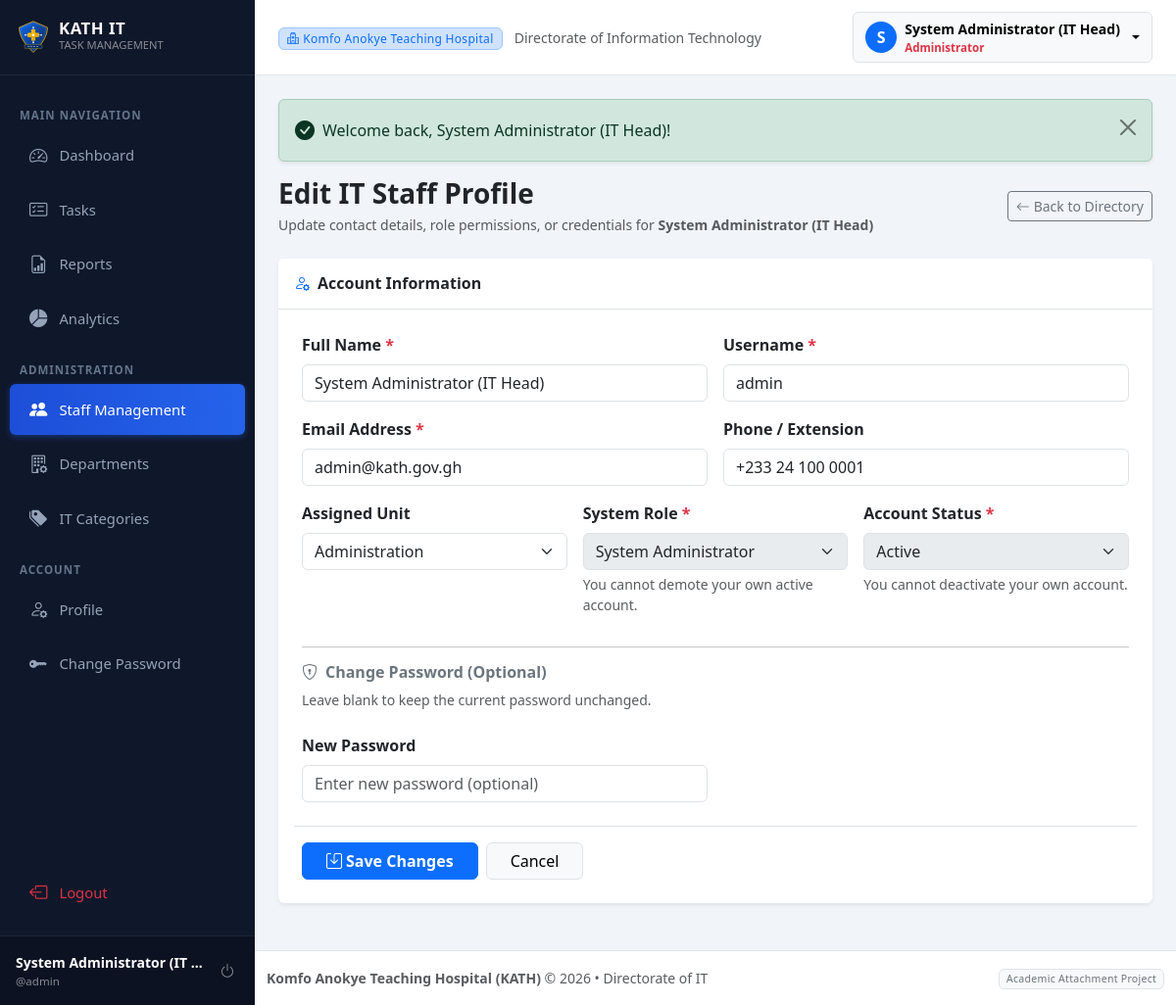
/admin/user_edit.php?id=1 (signed in), run on the app's committed database.
### tables this page shows
CREATE TABLE IF NOT EXISTS `users` (
    `id` INT AUTO_INCREMENT PRIMARY KEY,
    `full_name` VARCHAR(150) NOT NULL,
    `username` VARCHAR(60) NOT NULL UNIQUE,
    `email` VARCHAR(150) NOT NULL UNIQUE,
    `phone` VARCHAR(30) NULL,
    `password` VARCHAR(255) NOT NULL,
    `role` ENUM('admin', 'staff') NOT NULL DEFAULT 'staff',
    `department_id` INT NULL,
    `status` ENUM('active', 'inactive') NOT NULL DEFAULT 'active',
    `created_at` TIMESTAMP DEFAULT CURRENT_TIMESTAMP,
    `updated_at` TIMESTAMP DEFAULT CURRENT_TIMESTAMP ON UPDATE CURRENT_TIMESTAMP,
    CONSTRAINT `fk_users_department` FOREIGN KEY (`department_id`) 
        REFERENCES `departments`(`id`) ON DELETE SET NULL ON UPDATE CASCADE
);

CREATE TABLE IF NOT EXISTS `departments` (
    `id` INT AUTO_INCREMENT PRIMARY KEY,
    `department_name` VARCHAR(120) NOT NULL UNIQUE,
    `description` TEXT NULL,
    `status` ENUM('active', 'inactive') NOT NULL DEFAULT 'active',
    `created_at` TIMESTAMP DEFAULT CURRENT_TIMESTAMP,
    `updated_at` TIMESTAMP DEFAULT CURRENT_TIMESTAMP ON UPDATE CURRENT_TIMESTAMP
);

### includes/auth.php (called while the page is built, shortened)
<?php
require_once __DIR__ . '/../config/database.php';
require_once __DIR__ . '/functions.php';
if ($pdo) {
    try {
        $stmt = $pdo->prepare("SELECT id, full_name, username, email, phone, role, department_id, status FROM users WHERE id = :id LIMIT 1");
        $stmt->execute([':id' => $_SESSION['user']['id']]);
    } catch (PDOException $e) {
    }
}

### includes/admin_auth.php (called while the page is built, shortened)
<?php
require_once __DIR__ . '/auth.php';

### admin/user_edit.php (the view, shortened to what this page needs)
<?php
require_once __DIR__ . '/../includes/admin_auth.php';
$userId = (int)($_GET['id'] ?? 0);
$stmt = $pdo->prepare("SELECT * FROM users WHERE id = :id LIMIT 1");
$stmt->execute([':id' => $userId]);
$targetUser = $stmt->fetch();
$departments = $pdo->query("SELECT id, department_name FROM departments WHERE status = 'active' ORDER BY department_name ASC")->fetchAll();
include __DIR__ . '/../includes/header.php';
?>
<div class="d-flex justify-content-between align-items-center mb-4">
    <div>
        <h3 class="fw-bold mb-1 text-dark">Edit IT Staff Profile</h3>
        <p class="text-muted mb-0 small">Update contact details, role permissions, or credentials for <strong><?= h($targetUser['full_name']) ?></strong></p>
    </div>
    <div>
        <a href="<?= BASE_URL ?>admin/users.php" class="btn btn-outline-secondary btn-sm">
            <i class="bi bi-arrow-left me-1"></i>Back to Directory
        </a>
    </div>
</div>
<div class="card shadow-sm border-0 mb-4">
    <div class="card-header bg-white py-3 border-bottom">
        <h6 class="mb-0 fw-bold text-dark"><i class="bi bi-person-gear text-primary me-2"></i>Account Information</h6>
    </div>
    <div class="card-body p-4">
        <form action="user_edit.php?id=<?= $targetUser['id'] ?>" method="POST" autocomplete="off">
            <div class="row g-3">
                <div class="col-md-6">
                    <label for="full_name" class="form-label fw-semibold">Full Name <span class="text-danger">*</span></label>
                    <input type="text" class="form-control" id="full_name" name="full_name" value="<?= h($_POST['full_name'] ?? $targetUser['full_name']) ?>" required>
                </div>
                <div class="col-md-6">
                    <label for="username" class="form-label fw-semibold">Username <span class="text-danger">*</span></label>
                    <input type="text" class="form-control" id="username" name="username" value="<?= h($_POST['username'] ?? $targetUser['username']) ?>" required>
                </div>
                <div class="col-md-6">
                    <label for="email" class="form-label fw-semibold">Email Address <span class="text-danger">*</span></label>
                    <input type="email" class="form-control" id="email" name="email" value="<?= h($_POST['email'] ?? $targetUser['email']) ?>" required>
                </div>
                <div class="col-md-6">
                    <label for="phone" class="form-label fw-semibold">Phone / Extension</label>
                    <input type="text" class="form-control" id="phone" name="phone" value="<?= h($_POST['phone'] ?? $targetUser['phone']) ?>">
                </div>
                <div class="col-md-4">
                    <label for="department_id" class="form-label fw-semibold">Assigned Unit</label>
                    <select class="form-select" id="department_id" name="department_id">
                        <?php foreach ($departments as $dept): ?>
                            <option value="<?= $dept['id'] ?>" <?= (($_POST['department_id'] ?? $targetUser['department_id']) == $dept['id']) ? 'selected' : '' ?>>
                                <?= h($dept['department_name']) ?>
                            </option>
                        <?php endforeach; ?>
                    </select>
                </div>
                <div class="col-md-4">
                    <label for="role" class="form-label fw-semibold">System Role <span class="text-danger">*</span></label>
                    <select class="form-select" id="role" name="role" <?= ($userId === (int)$_SESSION['user']['id']) ? 'disabled' : '' ?>>
                        <option value="admin" <?= (($_POST['role'] ?? $targetUser['role']) === 'admin') ? 'selected' : '' ?>>System Administrator</option>
                    </select>
                    <?php if ($userId === (int)$_SESSION['user']['id']): ?>
                        <div class="form-text small text-muted">You cannot demote your own active account.</div>
                    <?php endif; ?>
                </div>
                <div class="col-md-4">
                    <label for="status" class="form-label fw-semibold">Account Status <span class="text-danger">*</span></label>
                    <select class="form-select" id="status" name="status" <?= ($userId === (int)$_SESSION['user']['id']) ? 'disabled' : '' ?>>
                        <option value="active" <?= (($_POST['status'] ?? $targetUser['status']) === 'active') ? 'selected' : '' ?>>Active</option>
                    </select>
                    <?php if ($userId === (int)$_SESSION['user']['id']): ?>
                        <div class="form-text small text-muted">You cannot deactivate your own account.</div>
                    <?php endif; ?>
                </div>
                <div class="col-12">
                    <hr class="my-3">
                    <h6 class="fw-bold text-secondary"><i class="bi bi-shield-lock me-2"></i>Change Password (Optional)</h6>
                    <p class="text-muted small mb-2">Leave blank to keep the current password unchanged.</p>
                </div>
                <div class="col-md-6">
                    <label for="new_password" class="form-label fw-semibold">New Password</label>
                    <input type="password" class="form-control" id="new_password" name="new_password" placeholder="Enter new password (optional)" minlength="6">
                </div>
                <div class="col-12 mt-4 pt-3 border-top d-flex gap-2">
                    <button type="submit" class="btn btn-primary px-4 fw-semibold">
                        <i class="bi bi-save me-1"></i>Save Changes
                    </button>
                    <a href="<?= BASE_URL ?>admin/users.php" class="btn btn-light border px-4">
                        Cancel
                    </a>
                </div>
            </div>
        </form>
    </div>
</div>
<?php include __DIR__ . '/../includes/footer.php'; ?>

### includes/header.php (shortened to what this page needs)
<!DOCTYPE html>
<html lang="en">
<head>
    <link href="https://cdn.jsdelivr.net/npm/bootstrap@5.3.2/dist/css/bootstrap.min.css" rel="stylesheet">
    <link rel="stylesheet" href="https://cdn.jsdelivr.net/npm/bootstrap-icons@1.11.3/font/bootstrap-icons.min.css">
    <link rel="stylesheet" href="<?= BASE_URL ?>assets/css/style.css">
</head>
<body>
    <div class="wrapper">
        <?php include __DIR__ . '/sidebar.php'; ?>
        <div class="main-content">
            <nav class="top-navbar d-flex align-items-center justify-content-between">
                <div class="d-flex align-items-center">
                    <div class="d-none d-sm-block">
                        <span class="badge bg-primary-subtle text-primary border border-primary-subtle px-2 py-1 me-2">
                            <i class="bi bi-hospital me-1"></i>Komfo Anokye Teaching Hospital
                        </span>
                        <span class="text-muted small">Directorate of Information Technology</span>
                    </div>
                </div>
                <div class="d-flex align-items-center gap-3">
                    <?php if ($user): ?>
                        <div class="dropdown">
                            <button class="btn btn-light dropdown-toggle d-flex align-items-center gap-2 border" type="button" data-bs-toggle="dropdown" aria-expanded="false">
                                <div class="bg-primary text-white rounded-circle d-flex align-items-center justify-content-center" style="width: 32px; height: 32px; font-weight: 600;">
                                    <?= strtoupper(substr($user['full_name'] ?? 'U', 0, 1)) ?>
                                </div>
                                <div class="text-start d-none d-md-block">
                                    <div class="fw-semibold small leading-tight"><?= h($user['full_name']) ?></div>
                                    <div class="text-muted" style="font-size: 0.72rem;">
                                        <?= $user['role'] === 'admin' ? '<span class="text-danger fw-bold">Administrator</span>' : '<span class="text-primary">IT Support Staff</span>' ?>
                                    </div>
                                </div>
                            </button>
                        </div>
                    <?php endif; ?>
                </div>
            </nav>
            <div class="container-fluid p-4">

### includes/sidebar.php (shortened to what this page needs)
<?php
$user = current_user();
$currentScript = basename($_SERVER['SCRIPT_NAME'] ?? '');
$isAdmin = is_admin();
?>
<aside class="sidebar">
    <a href="<?= BASE_URL ?><?= $isAdmin ? 'admin/dashboard.php' : 'staff/dashboard.php' ?>" class="sidebar-brand text-decoration-none">
        <img src="<?= BASE_URL ?>assets/images/kath-badge.svg" alt="KATH Badge" width="36" height="36" class="me-2">
        <div class="d-flex flex-column">
            <span class="lh-1 text-white" style="font-size: 1.05rem; letter-spacing: 0.5px;">KATH IT</span>
            <span class="text-white-50" style="font-size: 0.7rem; font-weight: 400;">TASK MANAGEMENT</span>
        </div>
    </a>
    <div class="nav flex-column py-3 flex-grow-1 overflow-auto">
        <?php if ($isAdmin): ?>
            <div class="sidebar-heading">Main Navigation</div>
            <a href="<?= BASE_URL ?>admin/dashboard.php" class="nav-link <?= $currentScript === 'dashboard.php' ? 'active' : '' ?>">
                <i class="bi bi-speedometer2"></i>
                <span>Dashboard</span>
            </a>
            <a href="<?= BASE_URL ?>admin/tasks.php" class="nav-link <?= in_array($currentScript, ['tasks.php', 'task_view.php', 'task_edit.php']) ? 'active' : '' ?>">
                <i class="bi bi-card-checklist"></i>
                <span>Tasks</span>
            </a>
            <a href="<?= BASE_URL ?>admin/reports.php" class="nav-link <?= $currentScript === 'reports.php' ? 'active' : '' ?>">
                <i class="bi bi-file-earmark-bar-graph"></i>
                <span>Reports</span>
            </a>
            <a href="<?= BASE_URL ?>admin/analytics.php" class="nav-link <?= $currentScript === 'analytics.php' ? 'active' : '' ?>">
                <i class="bi bi-pie-chart-fill"></i>
                <span>Analytics</span>
            </a>
            <div class="sidebar-heading">Administration</div>
            <a href="<?= BASE_URL ?>admin/users.php" class="nav-link <?= in_array($currentScript, ['users.php', 'user_add.php', 'user_edit.php']) ? 'active' : '' ?>">
                <i class="bi bi-people-fill"></i>
                <span>Staff Management</span>
            </a>
            <a href="<?= BASE_URL ?>admin/departments.php" class="nav-link <?= $currentScript === 'departments.php' ? 'active' : '' ?>">
                <i class="bi bi-building-gear"></i>
                <span>Departments</span>
            </a>
            <a href="<?= BASE_URL ?>admin/categories.php" class="nav-link <?= $currentScript === 'categories.php' ? 'active' : '' ?>">
                <i class="bi bi-tags-fill"></i>
                <span>IT Categories</span>
            </a>
            <div class="sidebar-heading">Account</div>
            <a href="<?= BASE_URL ?>admin/profile.php" class="nav-link <?= $currentScript === 'profile.php' ? 'active' : '' ?>">
                <i class="bi bi-person-gear"></i>
                <span>Profile</span>
            </a>
            <a href="<?= BASE_URL ?>admin/profile.php#password" class="nav-link">
                <i class="bi bi-key-fill"></i>
                <span>Change Password</span>
            </a>
        <?php endif; ?>
        <div class="mt-auto pt-3">
            <a href="<?= BASE_URL ?>logout.php" class="nav-link text-danger">
                <i class="bi bi-box-arrow-left"></i>
                <span>Logout</span>
            </a>
        </div>
    </div>
    <?php if ($user): ?>
        <div class="sidebar-user d-flex align-items-center">
            <div class="flex-grow-1 overflow-hidden me-2">
                <div class="text-white text-truncate small fw-bold"><?= h($user['full_name']) ?></div>
                <div class="text-white-50 text-truncate" style="font-size: 0.72rem;">@<?= h($user['username']) ?></div>
            </div>
            <a href="<?= BASE_URL ?>logout.php" class="btn btn-sm btn-outline-secondary text-white-50 border-0 p-1" title="Sign Out">
                <i class="bi bi-power fs-6"></i>
            </a>
        </div>
    <?php endif; ?>
</aside>

### assets/css/style.css (style rules this page uses)
:root { --primary-color: #0d47a1; --primary-hover: #083478; --primary-light: #e8f0fe; --secondary-color: #1976d2; --accent-color: #0288d1; --kath-gold: #f59e0b; --dark-navy: #0a192f; --sidebar-bg: #0f172a; --sidebar-color: #94a3b8; --sidebar-hover: #ffffff; --sidebar-active-bg: #1e293b; --card-shadow: 0 4px 12px rgba(0, 0, 0, 0.05); --border-color: #e2e8f0; }
body { font-family: 'Segoe UI', system-ui, -apple-system, BlinkMacSystemFont, Roboto, sans-serif; background-color: #f8fafc; color: #1e293b; min-height: 100vh; display: flex; flex-direction: column; }
.wrapper { display: flex; width: 100%; align-items: stretch; flex: 1; }
.sidebar { min-width: 260px; max-width: 260px; background: var(--sidebar-bg); color: var(--sidebar-color); transition: all 0.3s ease; z-index: 1040; display: flex; flex-direction: column; }
.sidebar .sidebar-brand { padding: 1.25rem 1rem; font-size: 1.1rem; font-weight: 700; color: #ffffff; display: flex; align-items: center; border-bottom: 1px solid rgba(255, 255, 255, 0.08); }
.sidebar .nav-link { color: var(--sidebar-color); padding: 0.75rem 1.25rem; font-size: 0.925rem; font-weight: 500; display: flex; align-items: center; border-radius: 6px; margin: 2px 10px; transition: all 0.2s ease; }
.sidebar .nav-link i { font-size: 1.15rem; margin-right: 0.75rem; }
.sidebar .nav-link.active { color: #ffffff; background: linear-gradient(90deg, #1d4ed8 0%, #2563eb 100%); box-shadow: 0 2px 6px rgba(37, 99, 235, 0.4); }
.sidebar-heading { text-transform: uppercase; font-size: 0.72rem; letter-spacing: 1px; padding: 1rem 1.25rem 0.25rem; color: #64748b; font-weight: 700; }
.sidebar-user { padding: 1rem; border-top: 1px solid rgba(255, 255, 255, 0.08); background: rgba(0, 0, 0, 0.2); }
.main-content { flex: 1; min-width: 0; display: flex; flex-direction: column; background-color: #f1f5f9; }
.top-navbar { background: #ffffff; border-bottom: 1px solid var(--border-color); padding: 0.75rem 1.5rem; box-shadow: 0 1px 3px rgba(0,0,0,0.02); }
.badge { font-weight: 500; letter-spacing: 0.3px; padding: 0.4em 0.65em; }

### data on the page
users: full_name "System Administrator (IT…", username "admin", full_name "S", full_name "System Administrator (IT Head)", email "admin@kath.gov.gh", phone "+233 24 100 0001", department_id "Administration", role "System Administrator", status "Active"

### other printed values
$message "Welcome back, System Administrator (IT Head)!"
